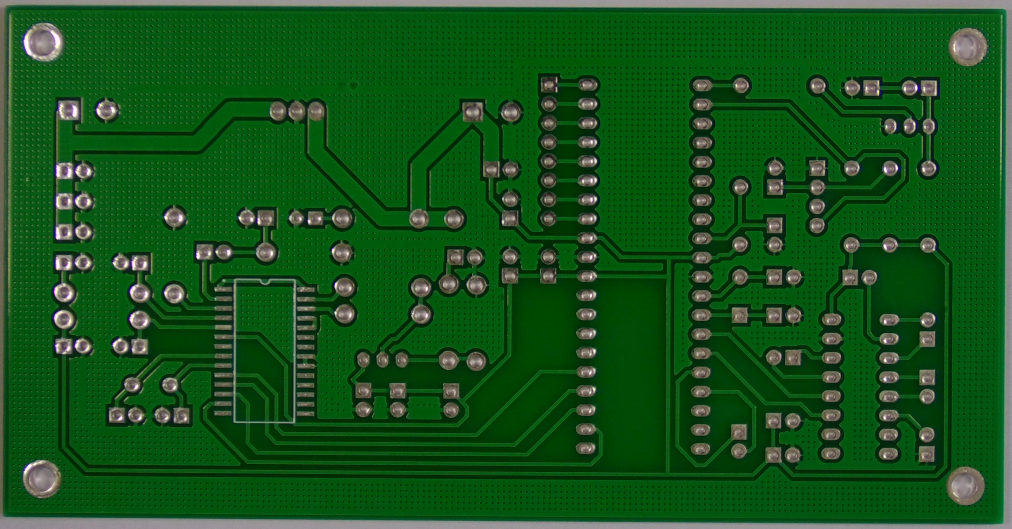
#> input picture assets/templates/01.JPG, 3034 x 1586 px (shown at 1/3 size)
$ python -i board_id_and_align.py   (imports and definitions only)   (older library calls are emulated)
#> lines starting #> are read from the running program, lines starting #| are printed output that depends on the picture
"""Ngay 3 — Nhanh B Buoc 1: Board ID & Coarse Alignment (ORB + RANSAC Homography).

Chuc nang:
  * Tien trich ORB dac trung cua 10 Golden Templates (assets/templates/,
    01/04/05-12.JPG) -> cache `.npz` trong project moi (keypoints, descriptors,
    kich thuoc anh).
  * Voi anh dau vao: khop BFMatcher + Lowe ratio test voi tung template, chon
    ma board co so inliers cao nhat, uoc luong Homography H (Input -> Template)
    bang cv2.findHomography(RANSAC) va H_inv = H^-1 (Template -> Input).

3 chot chan ap dung tai day:
  * Chot 1 (Coordinate Sync): moi blob tim trong khong gian Template BAT BUOC
    chieu nguoc qua H_inv (cv2.perspectiveTransform) ve khong gian anh goc
    truoc khi crop 640 va tinh IoU. Ham warp_to_template() + project_points()
    thuc thi dung 2 chieu nay.
  * Khong dung cv2.findTransformECC lam nhanh chinh (de ket cuc tri dia
    phuong tren luoi pad + khong xu ly phoi canh 8-DoF). Neu refine ECC sau
    nay: inputMask=None hoac CV_8UC1 (tranh crash OpenCV 4.11 _mask.type()).
  * Zero-touch: template doc tu assets/templates (trong project); .npz cache
    ghi trong project moi (qua assert_writable_ok).

Thuat ngu: 01/04 la "Zero-defect-training Boards" (co Golden Sample nhung
chua co du lieu loi) — khong goi la "unseen".
"""

from __future__ import annotations

import argparse
import os
import sys
from pathlib import Path
from typing import Any

sys.path.insert(0, str(Path(__file__).resolve().parent.parent.parent))
from configs.resource_paths import (  # noqa: E402
    LOCAL_TEMPLATES,
    NEW_PROJECT_DIR,
    TEMPLATE_FILES,
    assert_writable_ok,
)

import cv2  # noqa: E402
import numpy as np  # noqa: E402

from src.reference.tolerance_diff import (  # noqa: E402
    fill_out_of_fov,
    valid_mask_from_h,
)

DEFAULT_CACHE = NEW_PROJECT_DIR / "assets" / "templates" / "orb_cache.npz"
N_FEATURES = 8000
RATIO_TEST = 0.75
RANSAC_THRESH = 5.0
MIN_INLIERS_BOARD_ID = 30
TOP_PER_TEMPLATE_MATCHES = 4000
EARLY_EXIT_INLIERS = 60        # inliers >= nguong nay -> chac board dung, dung som
                               # (do tren 80 anh stress cua Verifier — shift 25px,
                               #  rot 2deg, gain 0.85-1.15, bias 12, vignette, noise:
                               #  board dung MIN 107 inliers, board canh tranh MAX 13
                               #  -> bien 4.6x tren doi thu, 1.8x duoi truong hop xau nhat)
FAST_TOP_MATCHES = 400         # cap matches dùng RANSAC ở chế độ fast

# Shortlist bằng "van tay" gradient thumbnail (BUG-DAY3-02): knnMatch x10
# template la nghen chinh (~120ms). Van tay gradient @48x96 chi ton ~10ms va
# dat top-1 = 100% tren 92 anh bench (36 std + 36 camera + 16 train/val +
# 4 GOOD) -> chi can ORB-match 1-2 template la du.
SHORTLIST_TOP_K = 2            # so template di tiep vao ORB + RANSAC
SHORTLIST_H, SHORTLIST_W = 48, 96

# BUG-DAY3-02 (nghen that su): `import ultralytics` goi cv2.setNumThreads(1)
# va dat OMP_NUM_THREADS=1 (side-effect toan cuc). Align chay tren 1 thread
# cham gap ~4x: 55.9ms (16 thread) -> 215ms (1 thread). Dat lai so thread
# truoc moi lan align; cv2.getNumThreads() rat re nen khong anh huong latency.
CV_THREADS = max(1, min(8, os.cpu_count() or 1))

# Template 8000 keypoint lam knnMatch ton ~18ms/template (10 templates = 180ms).
# Giu mau cach deu 3000 descriptor/template: sweep tren 72 anh std+cam cho
# recall Nhanh B tot nhat trong cac muc thu (std 99/105, cam 98/105; cap 0 =
# 99/97, cap 4000 = 99/96, cap 2000 = 95/99) va align 54.4 -> 41.4ms.
# Lay mau cach deu (linspace) de phu deu toan bo bo mach thay vi lay 3000 dau
# tien (ORB tra ve theo thu tu response giam dan -> don ve mot phia).
FAST_TPL_MAX_DESC = 3000

# FLANN LSH params cho ORB descriptor. LUU Y: LSH chi nhan descriptor CV_8U;
# truyen float32 se nem cv2.error -> roi ve BFMatcher (da do: BF nhanh hon
# FLANN cho 10 template 32-byte, nen BF la duong mac dinh, FLANN la fallback).
FLANN_INDEX_LSH = 6
FLANN_PARAMS = dict(algorithm=FLANN_INDEX_LSH,
                    table_number=6, key_size=12, multi_probe_level=1)
FLANN_SEARCH_PARAMS = dict(checks=32)


# ---------------------------------------------------------------------------
# Cache build
# ---------------------------------------------------------------------------
def _orb() -> cv2.ORB:
    return cv2.ORB_create(nfeatures=N_FEATURES)


# [82 lines left out: functions _read_gray, build_cache, load_cache, not called in this run]


# ---------------------------------------------------------------------------
# Shortlist: van tay gradient thumbnail (bat bien gain/bias/vignette)
# ---------------------------------------------------------------------------
def fingerprint(gray: np.ndarray,
                th: tuple[int, int] = (SHORTLIST_H, SHORTLIST_W)) -> np.ndarray:
    """Vector dac trung gradient @48x96, chuan hoa mean/std -> cos ~ NCC.

    Dung gradient (khong dung cuong do) de triet gain/bias/vignette cua kich
    ban camera. Da do: top-1 = 100% tren 92 anh bench.
    INTER_LINEAR chu khong INTER_AREA: ha mau 3034->96 bang AREA ton ~12ms,
    LINEAR ~0.1ms, va van dat top-1 100% o 48x96 (AREA khong tot hon).
    """
    t = cv2.resize(gray, (int(th[1]), int(th[0])),
                   interpolation=cv2.INTER_LINEAR)
    f = t.astype(np.float32)
    gx = cv2.Sobel(f, cv2.CV_32F, 1, 0, ksize=3)
    gy = cv2.Sobel(f, cv2.CV_32F, 0, 1, ksize=3)
    f = np.sqrt(gx * gx + gy * gy)
    f = (f - float(f.mean())) / max(float(f.std()), 1e-6)
    return f.ravel().astype(np.float32)


# [225 lines left out: functions shortlist_boards, match_template, estimate_h, _match_one_board, identify_and_align, project_points and 3 more, not called in this run]


# [2 lines not run here, left out]

>>> import cv2
>>> picture = cv2.imread('../../assets/templates/01.JPG', cv2.IMREAD_GRAYSCALE)
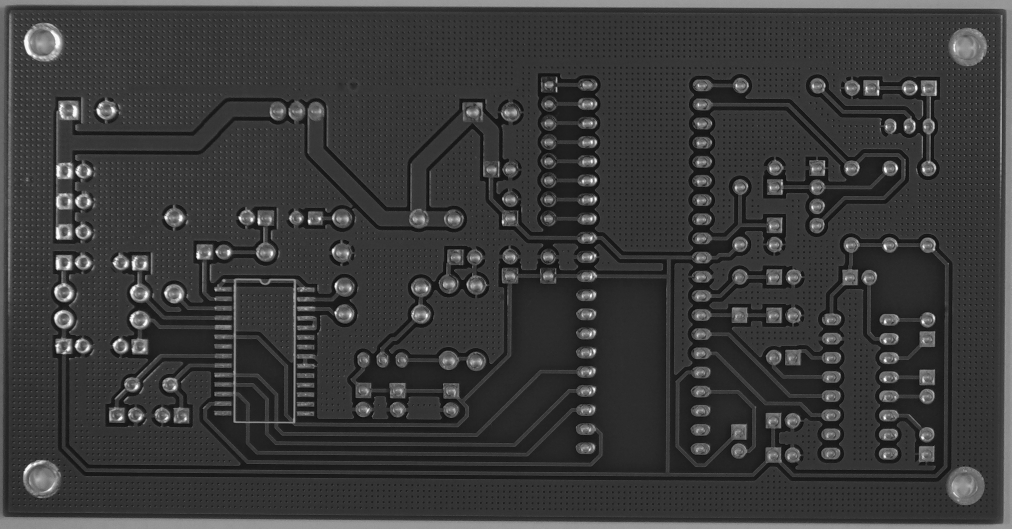
#> picture: shape (1586, 3034) (shown at 1/3 size); min 5, max 254, mean 58.2
>>> result = fingerprint(picture)
#> in fingerprint, `t = cv2.resize(gray, (int(th[1]), int(th[0])), interpolation=cv2.INTER..`:
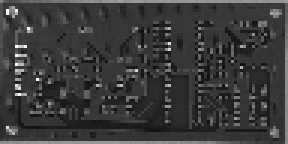
#> t: shape (48, 96) (shown 3 times larger); min 10, max 250, mean 58.6
#> in fingerprint, `gx = cv2.Sobel(f, cv2.CV_32F, 1, 0, ksize=3)`:
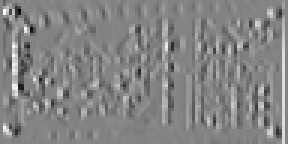
#> gx: shape (48, 96) float32 (shown 3 times larger); min -517, max 484, mean 2.3; drawn with min black and max white
#> in fingerprint, `gy = cv2.Sobel(f, cv2.CV_32F, 0, 1, ksize=3)`:
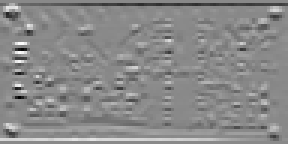
#> gy: shape (48, 96) float32 (shown 3 times larger); min -700, max 597, mean -0.7; drawn with min black and max white
#> in fingerprint, `f = np.sqrt(gx * gx + gy * gy)`:
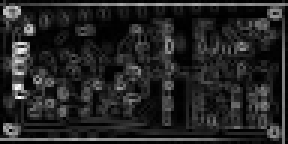
#> f: shape (48, 96) float32 (shown 3 times larger); min 0, max 700.4, mean 101.7; drawn with min black and max white
#> result = 4608 values, max 5.59 at index 3078, min -0.951 at index 0, mean 7.45e-08

$ run again, on assets/templates/09.JPG
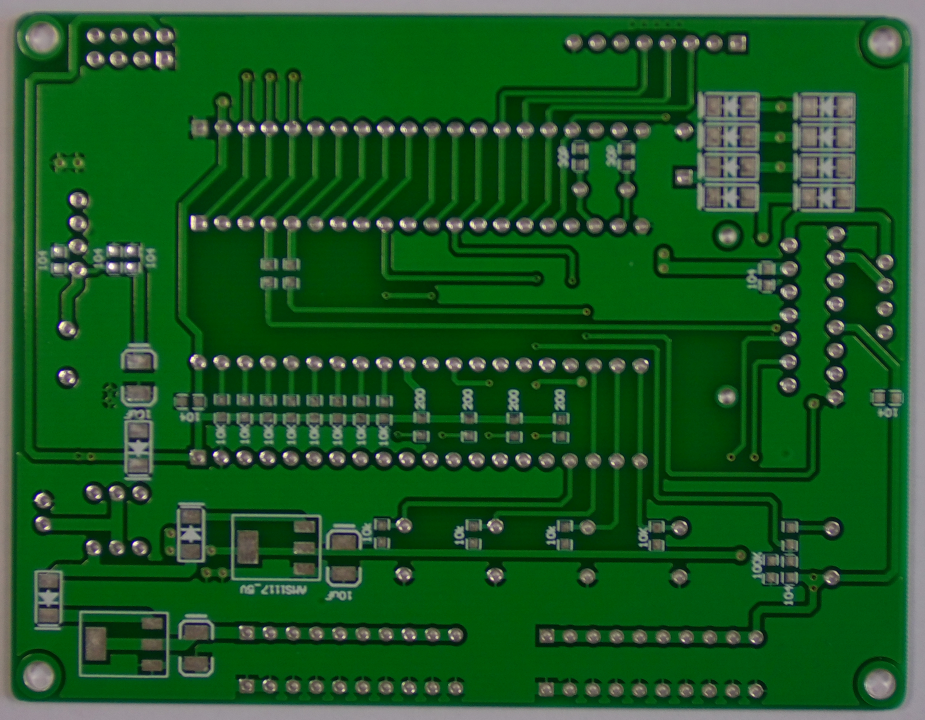
#> input picture assets/templates/09.JPG, 2775 x 2159 px (shown at 1/3 size)
#> `picture = cv2.imread('../../assets/templates/01.JPG', cv2.IMREAD_GRAYS..`:
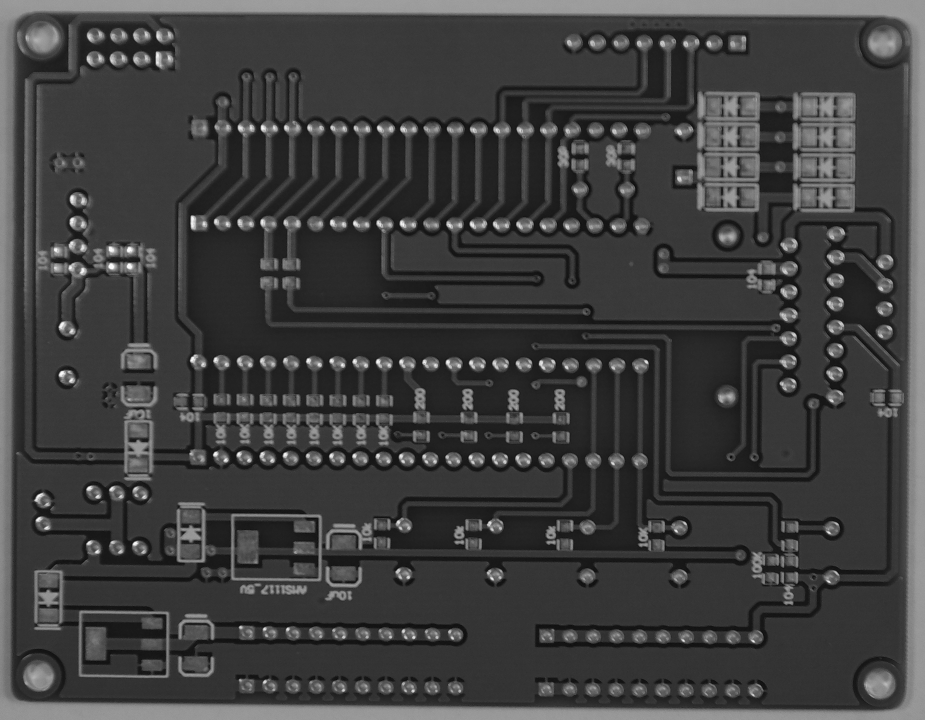
#> picture: shape (2159, 2775) (shown at 1/3 size); min 3, max 254, mean 63.3
#> in fingerprint, `f = np.sqrt(gx * gx + gy * gy)`:
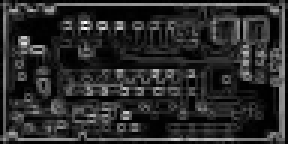
#> f: shape (48, 96) float32 (shown 3 times larger); min 0, max 688.7, mean 115.3; drawn with min black and max white
#> result = 4608 values, max 5.01 at index 700, min -1.01 at index 0, mean 3.31e-08

$ run again, on assets/templates/10.JPG
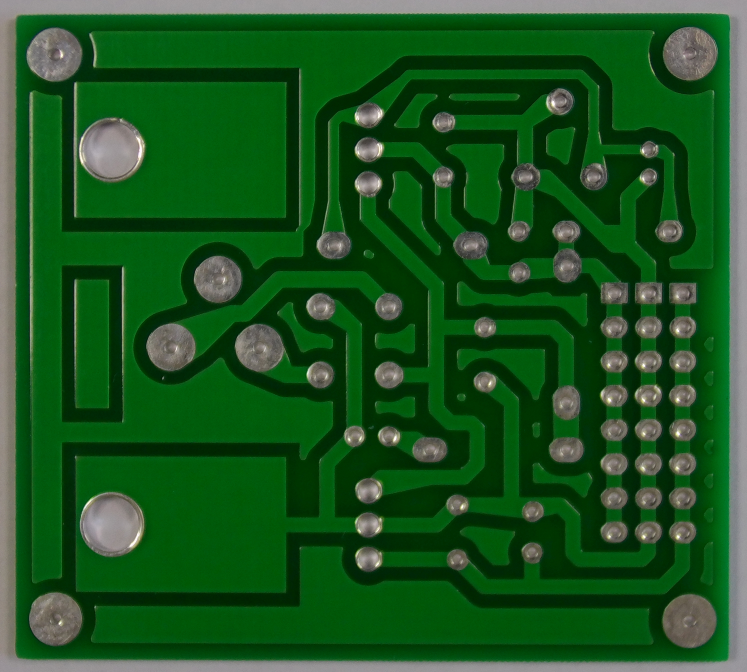
#> input picture assets/templates/10.JPG, 2240 x 2016 px (shown at 1/3 size)
#> `picture = cv2.imread('../../assets/templates/01.JPG', cv2.IMREAD_GRAYS..`:
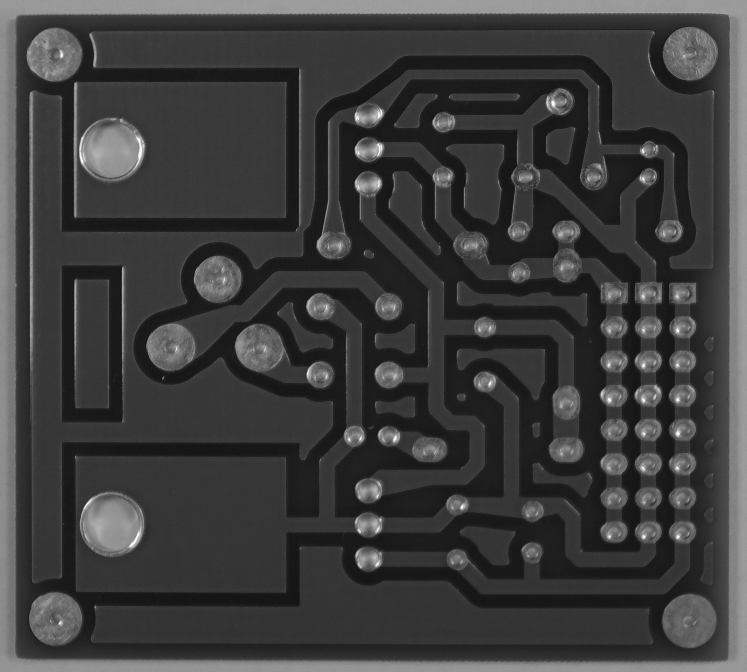
#> picture: shape (2016, 2240) (shown at 1/3 size); min 8, max 255, mean 61
#> in fingerprint, `f = np.sqrt(gx * gx + gy * gy)`:
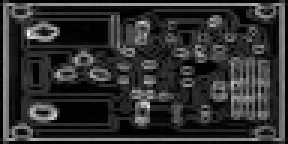
#> f: shape (48, 96) float32 (shown 3 times larger); min 0, max 643.2, mean 121.7; drawn with min black and max white
#> result = 4608 values, max 4.55 at index 1065, min -1.06 at index 0, mean -8.4e-08
